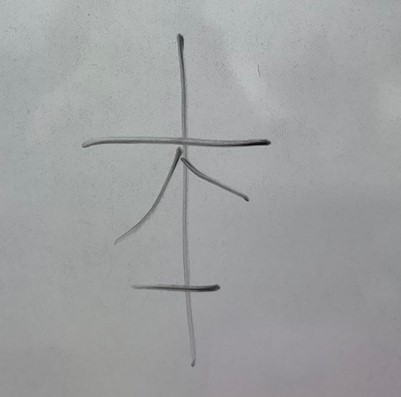
#> input picture Image_processing/TEXTZOOM/seg_shadow/1.2.jpg, 401 x 397 px, found by its file name; its folder holds only this picture in this run
$ jupyter execute image_enhancement.ipynb
#> lines starting #> are read from the running program, lines starting #| are printed output that depends on the picture
[cell 1]
from PIL import Image, ImageEnhance, ImageFilter
import os

# Directory where your images are stored. Please change the directory names accordingly.
image_dir = "C:/Users/vaibh/TextZoom/seg_shadow"
# Directory where you want to save the enhanced images. Please change the directory names accordingly.
output_dir = "C:/Users/vaibh/TextZoom/seg_image_preprocess"

# Create the output directory if it doesn't exist
if not os.path.exists(output_dir):
    os.makedirs(output_dir)

# Supported image file extensions
supported_extensions = ['.jpg', '.jpeg', '.png', '.bmp', '.tiff']

# Get all image file paths in the input directory
file_paths = [os.path.join(image_dir, file) for file in os.listdir(image_dir)
              if os.path.splitext(file)[1].lower() in supported_extensions]

# Enhance the contrast between the characters and the background for better visibility
for i, file_path in enumerate(file_paths):
    img = Image.open(file_path)
#> img is the input picture: PIL image 401x397 RGB; mean R, G, B 158.6, 160.1, 161

    # Convert to grayscale
    img_gray = img.convert('L')

    # Apply contrast enhancement to darken characters and brighten background
    contrast_enhancer = ImageEnhance.Contrast(img_gray)
    img_high_contrast = contrast_enhancer.enhance(3.0)  # Higher contrast
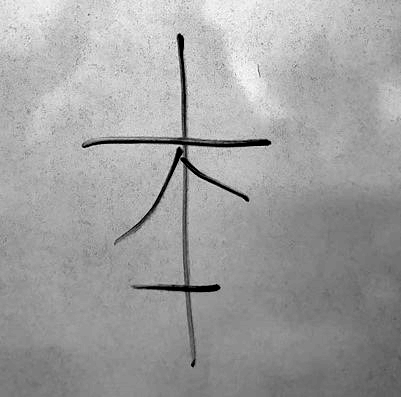
#> img_high_contrast: PIL image 401x397 L; min 0, max 255, mean 159.7

    # Apply sharpness enhancement to make the characters more defined
    sharpness_enhancer = ImageEnhance.Sharpness(img_high_contrast)
    img_sharpened = sharpness_enhancer.enhance(2.5)

    # Save the enhanced image with a new name in the output directory
    output_path = os.path.join(output_dir, os.path.basename(file_path))
    img_sharpened.save(output_path)

    print(f"Saved enhanced image: {output_path}")


$ run again, on Image_processing/TEXTZOOM/seg_shadow/3.2.jpg
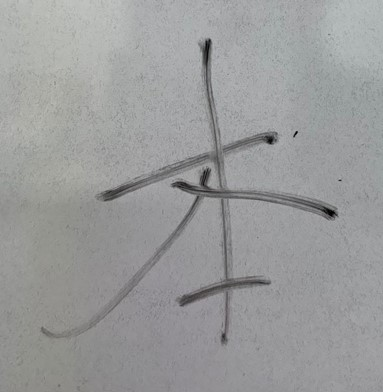
#> input picture Image_processing/TEXTZOOM/seg_shadow/3.2.jpg, 383 x 392 px, found by its file name
#> img is the input picture: PIL image 383x392 RGB; mean R, G, B 154.1, 154.9, 155.1
#> `img_high_contrast = contrast_enhancer.enhance(3.0)`:
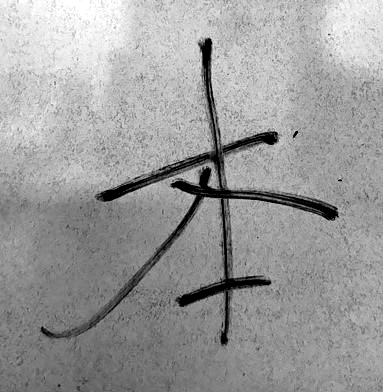
#> img_high_contrast: PIL image 383x392 L; min 0, max 255, mean 155.1

$ run again, on Image_processing/TEXTZOOM/seg_shadow/4.1.jpg
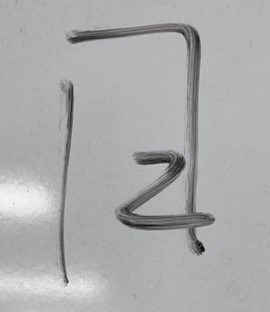
#> input picture Image_processing/TEXTZOOM/seg_shadow/4.1.jpg, 270 x 312 px, found by its file name
#> img is the input picture: PIL image 270x312 RGB; mean R, G, B 171.3, 172, 172.7
#> `img_high_contrast = contrast_enhancer.enhance(3.0)`:
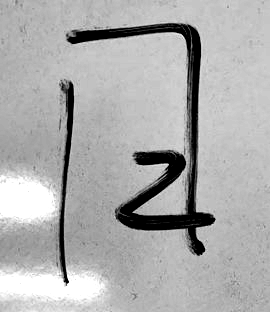
#> img_high_contrast: PIL image 270x312 L; min 0, max 255, mean 173
#> `img_sharpened = sharpness_enhancer.enhance(2.5)`:
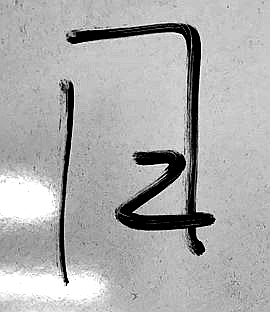
#> img_sharpened: PIL image 270x312 L; min 0, max 255, mean 173.3

$ run again, on Image_processing/TEXTZOOM/seg_shadow/6.2.jpg
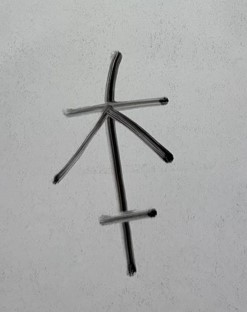
#> input picture Image_processing/TEXTZOOM/seg_shadow/6.2.jpg, 247 x 312 px, found by its file name
#> img is the input picture: PIL image 247x312 RGB; mean R, G, B 169.6, 170.6, 170.1
#> `img_high_contrast = contrast_enhancer.enhance(3.0)`:
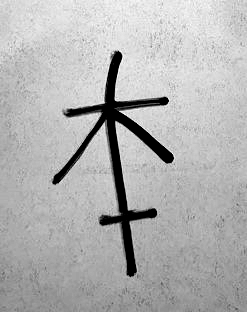
#> img_high_contrast: PIL image 247x312 L; min 0, max 255, mean 177.7

$ run again, on Image_processing/TEXTZOOM/seg_shadow/10.1.jpg
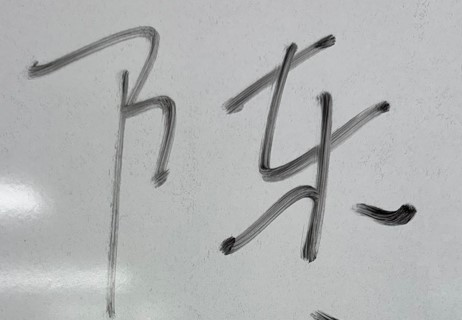
#> input picture Image_processing/TEXTZOOM/seg_shadow/10.1.jpg, 462 x 320 px, found by its file name
#> img is the input picture: PIL image 462x320 RGB; mean R, G, B 177.5, 179.1, 179.3
#> `img_high_contrast = contrast_enhancer.enhance(3.0)`:
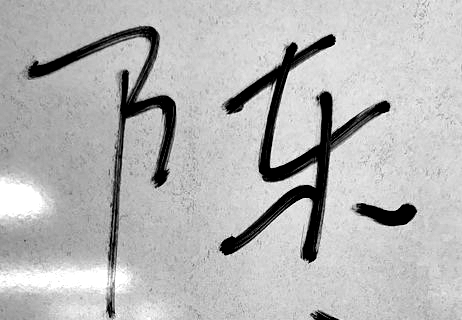
#> img_high_contrast: PIL image 462x320 L; min 0, max 255, mean 182
